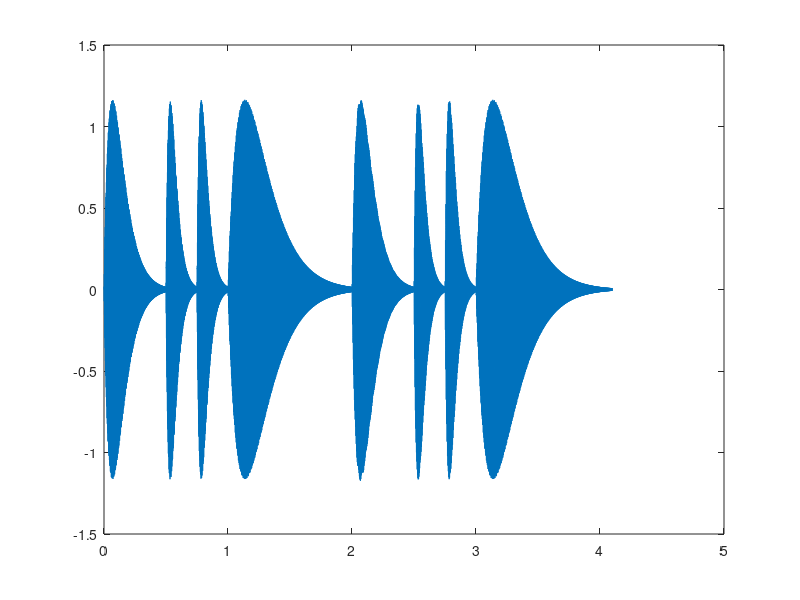

Here is the MATLAB script that generated this plot: (Note: this script raises an error after producing the figure.)
% src/exp4.m

close all;
clc;

function revised = reviseEnvelope(origin, duration)
    revised = 22 * origin / duration .* exp(-8 * origin / duration);
end

f_A = [220; 440];
freq = f_A * 2 .^ (0:1/12:1 -1/12);

DongFangHong = [
                freq(2, 4), 1;

                freq(2, 4), 0.5;
                freq(2, 6), 0.5;

                freq(1, 11), 2;
                freq(1, 9), 1;

                freq(1, 9), 0.5;
                freq(1, 6), 0.5;

                freq(1, 11), 2;
                ];

Fs = 8e3;
beat = 0.5;

melody = [];

overlap_len = 0;

for i = 1:size(DongFangHong, 1)
    self_time = DongFangHong(i, 2) * beat;
    overlap_time = self_time / 10;
    duration = self_time + overlap_time;

    t = linspace(0, duration, duration * Fs)';
    % add harmonics
    harmonics = [1; 0.3; 0.2; 0.1];
    sub_melody = sin(2 * pi * DongFangHong(i, 1) .* t * (1:length(harmonics))) * harmonics;
    sub_melody = sub_melody .* reviseEnvelope(t, duration);

    melody = [
              melody(1:end - overlap_len);
              melody(end - overlap_len + 1:end) + sub_melody(1:overlap_len);
              sub_melody(overlap_len + 1:end)
              ];

    overlap_len = overlap_time * Fs; % used in next loop

end

plot((0:length(melody) - 1) / Fs, melody);
sound(melody, Fs);
audiowrite('../results/exp4.wav', melody, Fs);
